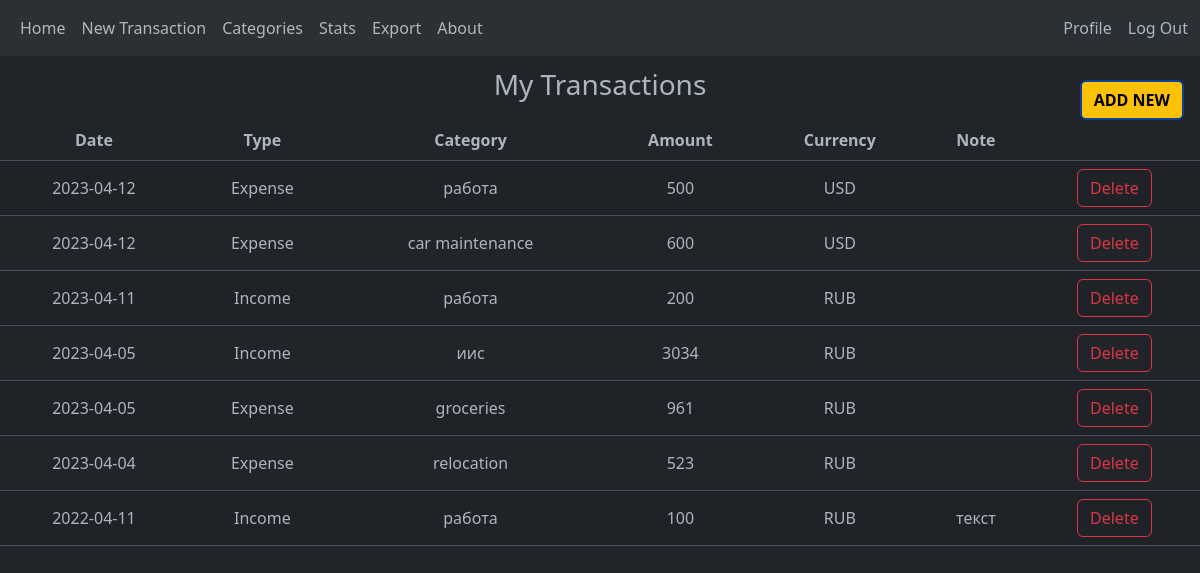
The page / (signed in) on the database its author committed.
### tables this page shows
CREATE TABLE Transactions(trans_id INTEGER PRIMARY KEY AUTOINCREMENT, date TEXT NOT NULL DEFAULT CURRENT_TIMESTAMP, user_id INTEGER NOT NULL, type TEXT NOT NULL, category TEXT NOT NULL, amount NUMERIC NOT NULL, currency TEXT NOT NULL, note TEXT, FOREIGN KEY (user_id) REFERENCES Users (user_id) ON DELETE CASCADE, FOREIGN KEY(user_id, category) REFERENCES Categories(user_id, name) ON DELETE CASCADE);

### app.py (the view)
@app.route('/', methods=["GET", "POST"])
@login_required
def index():
    rows = db.execute("SELECT * FROM Transactions WHERE user_id = ? ORDER BY date DESC;", session["user_id"])
    if request.method == "GET":
        return render_template("index.html", rows=rows)
    else:
        exist_trans = request.form.get("exist_trans")
        if exist_trans:
            db.execute("DELETE FROM Transactions WHERE user_id = ? AND trans_id = ?;", session["user_id"], exist_trans)
            return redirect("/")
        return redirect("/new")

### helpers.py (called while the page is built)
def login_required(f):
    @wraps(f)
    def decorated_function(*args, **kwargs):
        if session.get("user_id") is None:
            return redirect("/login")
        return f(*args, **kwargs)
    return decorated_function

### templates/index.html (shortened to what this page needs)
{% extends "layout.html" %}
{% block body %}
<h3>My Transactions</h3>
<button id="addNewButton" type="button" class="btn btn-warning border-primary-subtle border-2" onclick="window.location.href='/new'"><strong><span id="plus">ADD NEW</span></strong></button>
{% if rows %}
<table class="table table-striped table-hover">
  <thead>
    <tr>
      <th scope="col">Date</th>
      <th scope="col">Type</th>
      <th scope="col">Category</th>
      <th scope="col">Amount</th>
      <th scope="col">Currency</th>
      <th scope="col">Note</th>
      <th scope="col"></th>
    </tr>
  </thead>
  <tbody>
    {% for row in rows %}
    <tr>
      <td>{{row.date}}</td>
      <td>{{row.type}}</td>
      <td>{{row.category}}</td>
      <td>{{row.amount}}</td>
      <td>{{row.currency}}</td>
      <td>{{row.note}}</td>
      <td>
        <form action="/" method="post">
          <button type="submit" class="btn btn-outline-danger">Delete</button>
        </form>
      </td>
    </tr>
    {% endfor %}
  </tbody>
</table>
{% else %}
<br>
<p>No transactions yet! You can add them <a class="link-warning link-underline-opacity-0" href="/new">here</a></p>
{% endif %}
{% endblock %}

### templates/layout.html (shortened to what this page needs)
<!doctype html>
<html lang="en" data-bs-theme="dark">
  <head>
    <link rel="stylesheet" href="static/main.min.css">
    <link rel="stylesheet" href="static/styles.css">
    </head>
  <body>
    <nav class="navbar navbar-expand-lg bg-body-tertiary">
      <div class="container-fluid">
        <div class="collapse navbar-collapse" id="navbarText">
          <ul class="navbar-nav me-auto mb-2 mb-lg-0">
            {% if session["user_id"]%}
            <li class="nav-item">
              <a class="nav-link" href="/">Home</a>
            </li>
            <li class="nav-item">
              <a class="nav-link" href="/new">New Transaction</a>
            </li>
            <li class="nav-item">
              <a class="nav-link" href="/categories">Categories</a>
            </li>
            <li class="nav-item">
              <a class="nav-link" href="/stats">Stats</a>
            </li>
            <li class="nav-item">
              <a class="nav-link" href="/export">Export</a>
            </li>
            <li class="nav-item">
              <a class="nav-link" href="/about">About</a>
            </li>
            {% endif %}
          </ul>
          {% if session["user_id"]%}
          <span id="profile" class="nav-item">
            <a class="nav-link" href="/profile">Profile</a>
          </span>
          <span class="nav-item">
            <a class="nav-link" href="/logout">Log Out</a>
          </span>
          {% endif %}
        </div>
      </div>
    </nav>
    {% block body %}
    {% endblock %}
  </body>
</html>

### static/styles.css (style rules this page uses)
body { text-align: center; }
form { max-width: 20rem; margin: auto; }
h3 { line-height: 2; }
#addNewButton { position: fixed; right: 0; top: 0; margin-top: 5em; margin-right: 1em; }
button { color: orange; }
#profile { margin-right: 1em; }
.table { vertical-align: middle; }

### rows shown on the page
Transactions: date "2023-04-12", type "Expense", category "работа", amount "500", currency "USD"
Transactions: date "2023-04-12", type "Expense", category "car maintenance", amount "600", currency "USD"
Transactions: date "2023-04-11", type "Income", category "работа", amount "200", currency "RUB"
Transactions: date "2023-04-05", type "Income", category "иис", amount "3034", currency "RUB"
Transactions: date "2023-04-05", type "Expense", category "groceries", amount "961", currency "RUB"
Transactions: date "2023-04-04", type "Expense", category "relocation", amount "523", currency "RUB"
Transactions: date "2022-04-11", type "Income", category "работа", amount "100", currency "RUB", note "текст"
